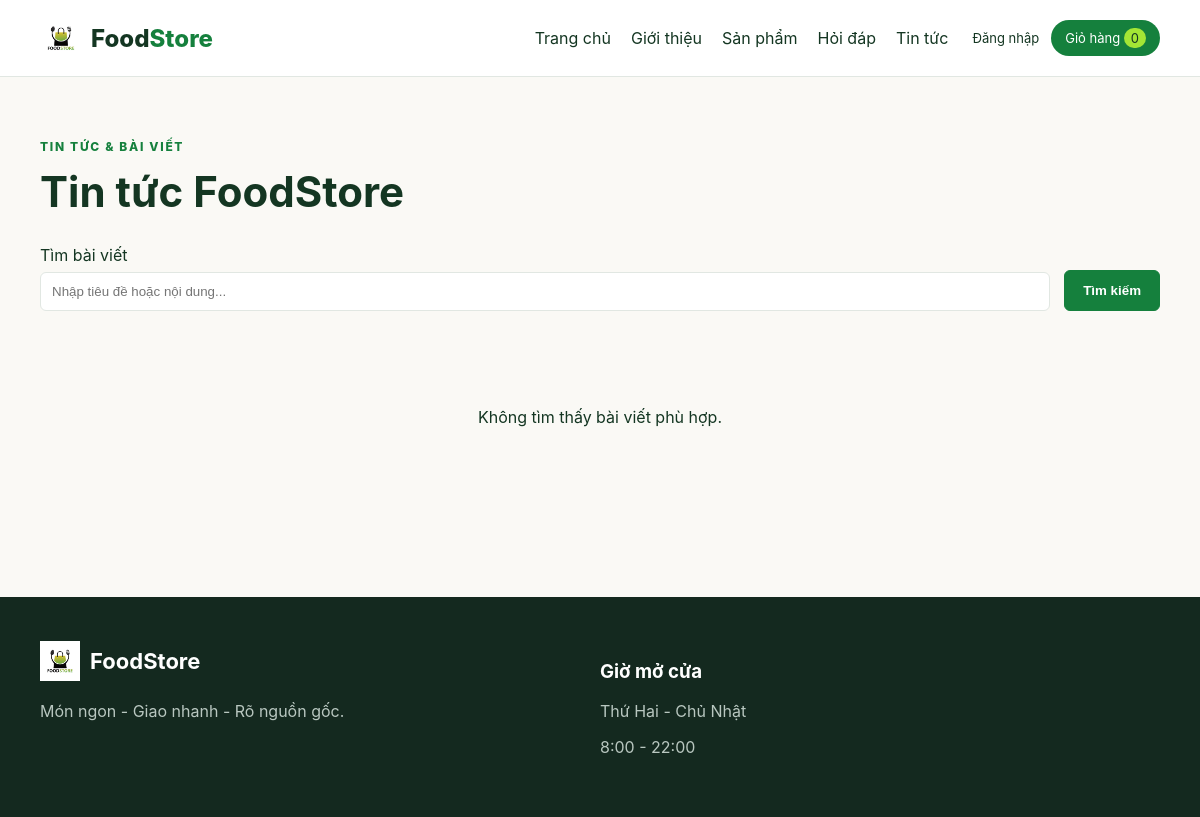
The app's page /news, older data.
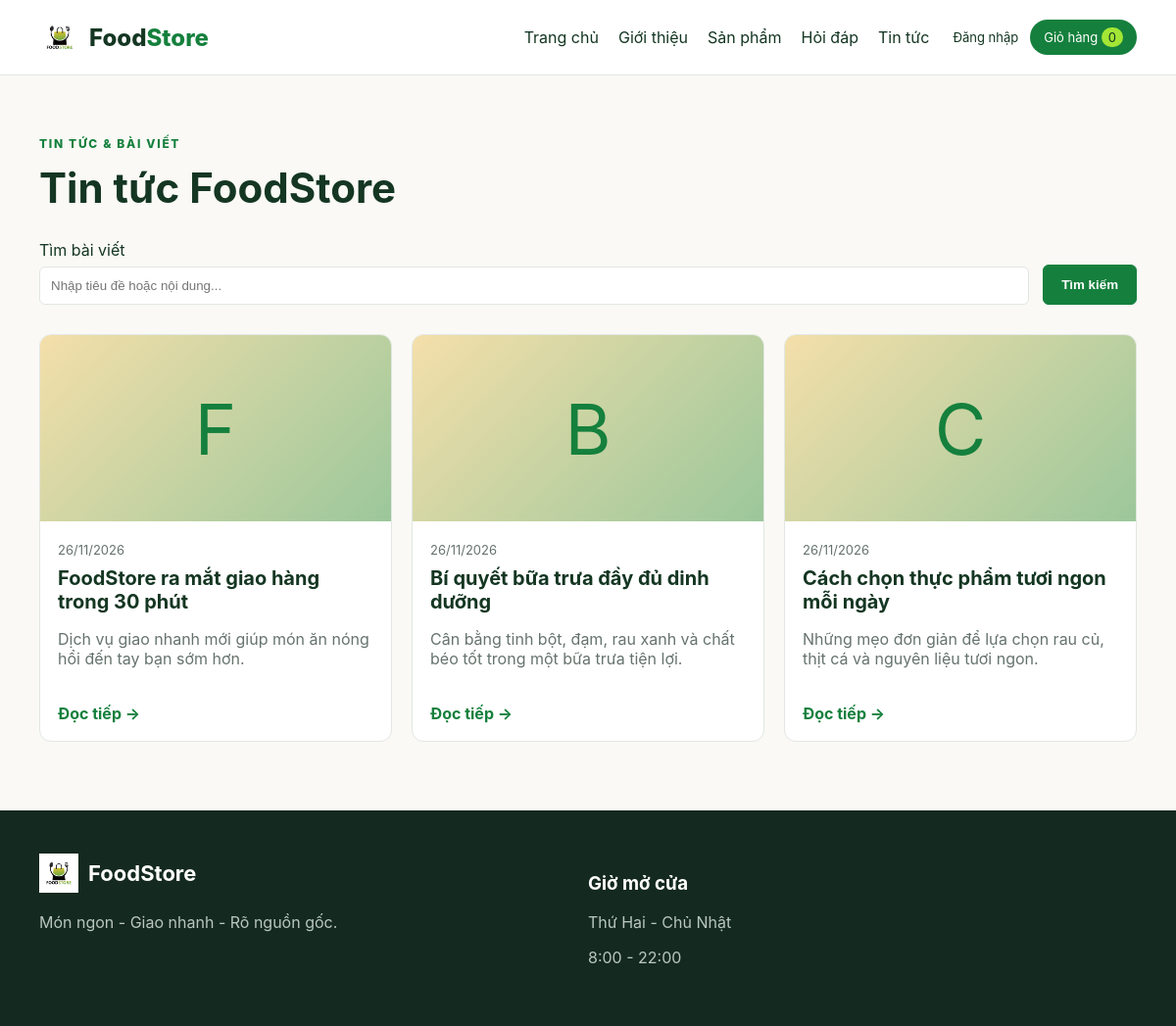
The same page, newer data.
### tables this page shows
CREATE TABLE IF NOT EXISTS posts (
    id INT UNSIGNED AUTO_INCREMENT PRIMARY KEY,
    title VARCHAR(255) NOT NULL,
    slug VARCHAR(255) NOT NULL UNIQUE,
    excerpt VARCHAR(500),
    content TEXT NOT NULL,
    image VARCHAR(255),
    author_id INT UNSIGNED,
    is_published TINYINT(1) NOT NULL DEFAULT 1,
    published_at DATETIME NULL,
    created_at TIMESTAMP NOT NULL DEFAULT CURRENT_TIMESTAMP,
    FOREIGN KEY (author_id) REFERENCES users(id) ON DELETE SET NULL
);

### app/views/layout.php (called while the page is built, shortened)
<?php
function e($value): string { return htmlspecialchars((string) $value, ENT_QUOTES, 'UTF-8'); }
function renderLayout(string $title, string $view, array $data = []): void
{
    extract($data);
    require __DIR__ . '/header.php';
    require $view;
    require __DIR__ . '/footer.php';
}

### app/controllers/AppController.php (called while the page is built, shortened)
<?php
class AppController
{
    private PDO $db;
    private string $views;
    public function __construct(PDO $db)
    {
        $this->db = $db;
        $this->views = dirname(__DIR__) . '/views';
    }
    public function news(): void
    {
        $search = trim((string) ($_GET['q'] ?? ''));
        $page = max(1, (int) ($_GET['page'] ?? 1));
        $perPage = 6;
        $params = [];
        $where = 'is_published=1';
        $countStmt = $this->db->prepare("SELECT COUNT(*) FROM posts WHERE {$where}");
        $countStmt->execute($params);
        $totalRows = (int) $countStmt->fetchColumn();
        $pages = max(1, (int) ceil($totalRows / $perPage));
        $page = min($page, $pages);
        $sql = "SELECT * FROM posts WHERE {$where} ORDER BY COALESCE(published_at, created_at) DESC, id DESC LIMIT {$perPage} OFFSET " . (($page - 1) * $perPage);
        $stmt = $this->db->prepare($sql);
        $stmt->execute($params);
        renderLayout('Tin tức', $this->views . '/news.php', [
            'posts' => $stmt->fetchAll(),
            'search' => $search,
            'page' => $page,
            'pages' => $pages,
        ]);
    }
}

### app/views/news.php (the view, shortened to what this page needs)
<section class="container page">
    <p class="eyebrow">TIN TỨC &amp; BÀI VIẾT</p>
    <h1>Tin tức FoodStore</h1>
    <form class="filter-bar" method="get" action="/news">
        <label>Tìm bài viết
            <input type="search" name="q" value="<?= e($search) ?>" placeholder="Nhập tiêu đề hoặc nội dung...">
        </label>
        <button class="button" type="submit">Tìm kiếm</button>
    </form>
    <div class="news-grid">
        <?php foreach ($posts as $post): ?>
            <article class="news-card">
                <?php if (!empty($post['image'])): ?>
                    <img class="news-card-image" src="<?= e($post['image']) ?>" alt="<?= e($post['title']) ?>">
                <?php else: ?>
                    <div class="news-card-placeholder"><?= e(mb_substr($post['title'], 0, 1)) ?></div>
                <?php endif; ?>
                <div class="news-card-body">
                    <time><?= e(date('d/m/Y', strtotime($post['published_at'] ?? $post['created_at']))) ?></time>
                    <h2><a href="/news/<?= e($post['slug']) ?>"><?= e($post['title']) ?></a></h2>
                    <p><?= e($post['excerpt'] ?: mb_substr(strip_tags($post['content']), 0, 150)) ?></p>
                    <a class="news-read-more" href="/news/<?= e($post['slug']) ?>">Đọc tiếp →</a>
                </div>
            </article>
        <?php endforeach; ?>
    </div>
    <?php if (!$posts): ?><p class="empty-state">Không tìm thấy bài viết phù hợp.</p><?php endif; ?>
</section>

Row changes from the older to the newer data that the page shows:
added posts: title "F", published_at "26/11/2026", title "FoodStore ra mắt giao hàng trong 30 phút", excerpt "Dịch vụ giao nhanh mới giúp món ăn nóng hổi đến tay bạn sớm hơn."
added posts: title "B", published_at "26/11/2026", title "Bí quyết bữa trưa đầy đủ dinh dưỡng", excerpt "Cân bằng tinh bột, đạm, rau xanh và chất béo tốt trong một bữa trưa tiện lợi."
added posts: title "C", published_at "26/11/2026", title "Cách chọn thực phẩm tươi ngon mỗi ngày", excerpt "Những mẹo đơn giản để lựa chọn rau củ, thịt cá và nguyên liệu tươi ngon."
Text that changed along with them:
text no longer shown: "Không tìm thấy bài viết phù hợp."
